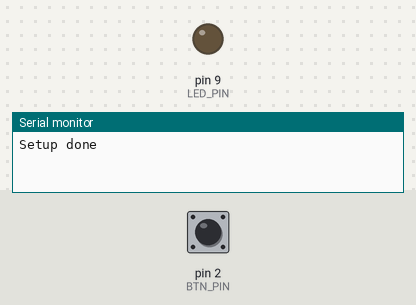
Simulated run of this sketch. Board: Arduino Uno, built with avr-gcc and run on an emulated ATmega328P. On the bench: output pins drawn as LEDs (lit = HIGH), the last lines printed to the serial monitor. The test bench sets the inputs (shaded band); at power-on: pin 2 (BTN_PIN) HIGH.

Above: at 1.2 s.
1.3 s: pin 2 (BTN_PIN) pulled LOW for 0.15 s
At 2.2 s:
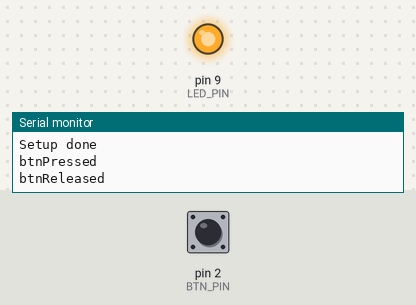
2.9 s: pin 2 (BTN_PIN) pulled LOW for 1 s
At 3.05 s:
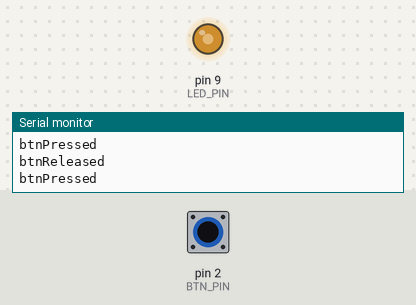
5.9 s: pin 2 (BTN_PIN) pulled LOW for 3.2 s
Timing chart, 0 to 8.9 s (numbered marks = the images above; inputs shaded):
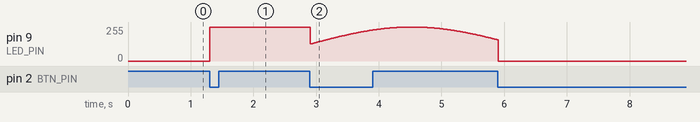

The sketch:

button2.ino
```cpp
const int LED_PIN = 9;
const int BTN_PIN = 2;

enum Mode {
	NORMAL,
	FADE,
	OFF,
};

Mode mode = Mode::OFF;

bool btnDown = false;
bool btnDownPrev = false;

void setup() {
	pinMode(LED_PIN, OUTPUT);
	pinMode(BTN_PIN, INPUT_PULLUP);
	Serial.begin(9600); // bps: 9600
	Serial.println("Setup done");
}

void loop() {
	btnDown = digitalRead(BTN_PIN) == LOW;
	if (btnDown != btnDownPrev) {
		if (btnDown) btnPressed();
		else btnReleased();
		btnDownPrev = btnDown;
	}
	switch (mode) {
	case Mode::NORMAL:
		analogWrite(LED_PIN, 255);
		break;
	case Mode::FADE:
		fade();
		break;
	case Mode::OFF:
		analogWrite(LED_PIN, 0);
		break;
	}
	delay(5);
}

void fade() {
	static float angle = .0f;
	static const float angle_dlt = .005f;
	static const float angle_max = 2.0f * PI;

	analogWrite(LED_PIN, round((sin(angle) + 1.0f) * 127.5f));

	angle += angle_dlt;
	if (angle >= angle_max) angle -= angle_max;
}

void btnPressed() {
	Serial.println("btnPressed");
	switch (mode) {
	case Mode::NORMAL:
		mode = FADE;
		break;
	case Mode::FADE:
		mode = OFF;
		break;
	case Mode::OFF:
		mode = NORMAL;
		break;
	}
}

void btnReleased() {
	Serial.println("btnReleased");

}
```

Measured:
- after the input at 1.3 s, pin 9 (LED_PIN): 0/255 → 255/255 at once
